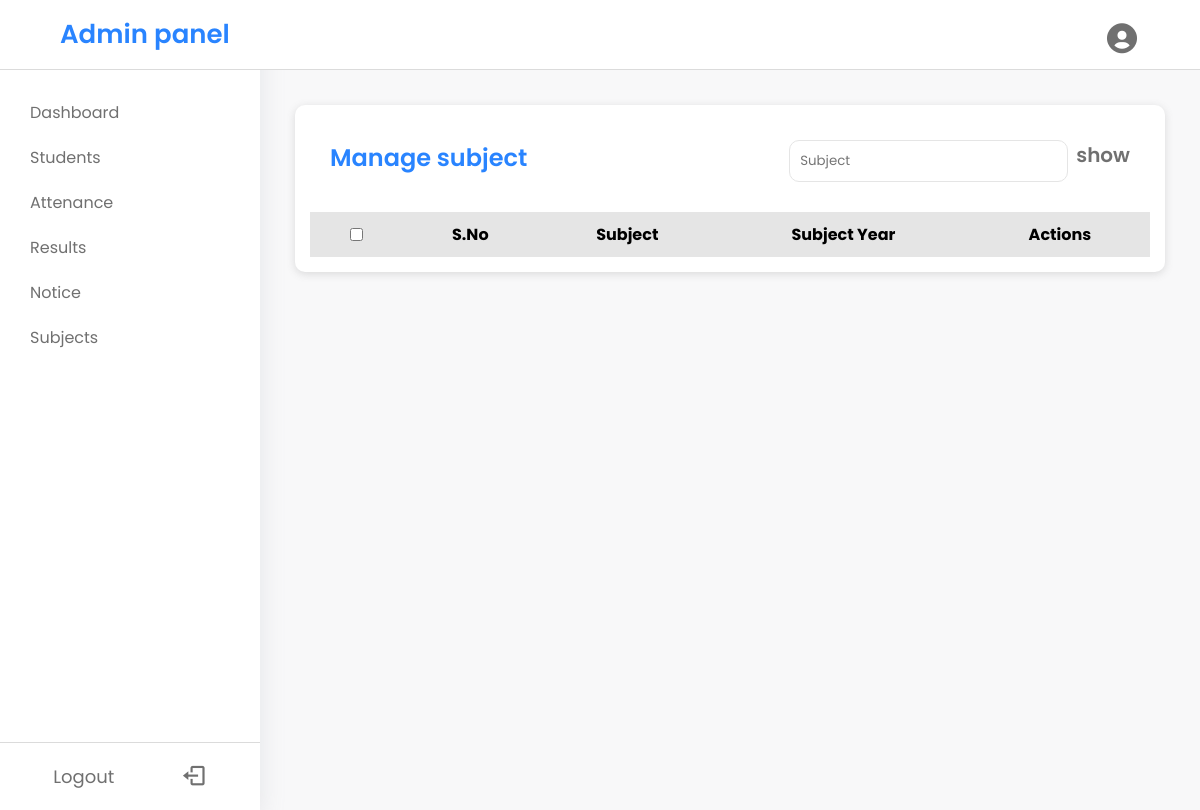
The app's page /manage-subject.php (signed in), older data.
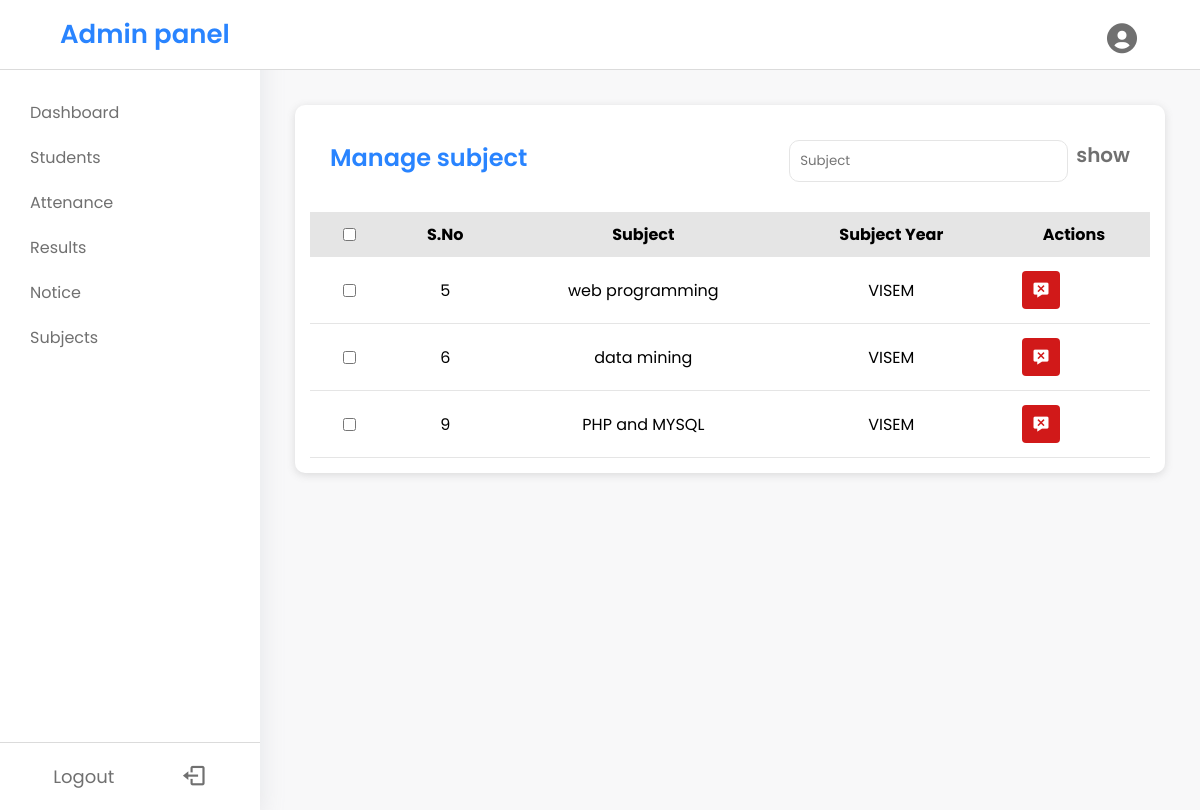
The same page, newer data.
### tables this page shows
CREATE TABLE `subject_details` (
  `subjectid` int(11) NOT NULL,
  `subject_name` varchar(255) NOT NULL,
  `subject_sem` varchar(20) NOT NULL
);

### manage-subject.php (the view, shortened to what this page needs)
<?php
include("./Assets/links.php"); ?>
<!DOCTYPE html>
<html lang="en">
<head>
</head>
<body>
    <nav>
        <?php include("./Assets/nav.php") ?>
    </nav>
    <div class="body-content">
        <div class="sidemenubar">
            <?php include("./Assets/sidemenu.php") ?>
        </div>
        <div class="main-content">
            <div class="manage-subject">
                <div class="subject-table-head">
                    <div class="subject-title">
                        <p>Manage subject</p>
                    </div>
                    <div class="subject-search">
                        <input type="text" placeholder="Subject" />
                        <p>show</p>
                    </div>
                </div>
                <form action="./manage-subject.php" onSubmit="return confirm('Are you sure to delete?')" method="post">
                    <table class="msubject" style="overflow-x: scroll">
                        <thead>
                            <tr>
                                <th><input type="checkbox" name="" id="" /></th>
                                <th>S.No</th>
                                <th>Subject</th>
                                <th>Subject Year</th>
                                <th>Actions</th>
                            </tr>
                        </thead>
                        <tbody>
                            <?php
                            include('./config/connect.php');
                            $sql = "SELECT * FROM `subject_details`";
                            $result = $conn->query($sql);
                            $numrows = mysqli_num_rows($result);
                            if ($numrows > 0) {
                                while ($row = mysqli_fetch_assoc($result)) {
                                    echo "<tr>";
                                    echo "<td><input type='checkbox' name='' id=''></td>";
                                    echo "<td>" . $row['subjectid'] . "</td>";
                                    echo "<td>" . $row['subject_name'] . "</td>";
                                    echo "<td>" . $row['subject_sem'] . "</td>";
                                    echo "<td class='action_btn'><button  type='submit' name='delrecord' value='" . $row['subjectid'] . "' class='del'><i class='bx bxs-message-x'></i></button></td>";
                                    echo "</tr>";
                                }
                            }
                            ?>
                        </tbody>
                    </table>
                </form>
            </div>
        </div>
    </div>
</body>
</html>

Row changes from the older to the newer data that the page shows:
added subject_details: subjectid "5", subject_name "web programming", subject_sem "VISEM"
added subject_details: subjectid "6", subject_name "data mining", subject_sem "VISEM"
added subject_details: subjectid "9", subject_name "PHP and MYSQL", subject_sem "VISEM"
